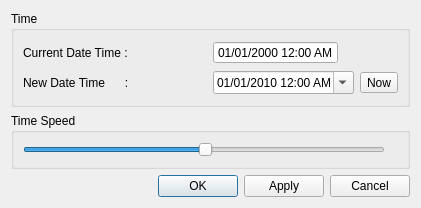
<?xml version="1.0" encoding="UTF-8"?>
<ui version="4.0">
 <class>TimeControlWidget</class>
 <widget class="QDialog" name="TimeControlWidget">
  <property name="geometry">
   <rect>
    <x>0</x>
    <y>0</y>
    <width>421</width>
    <height>208</height>
   </rect>
  </property>
  <property name="windowTitle">
   <string>Time Control</string>
  </property>
  <layout class="QVBoxLayout" name="verticalLayout">
   <item>
    <widget class="QGroupBox" name="time">
     <property name="title">
      <string>Time</string>
     </property>
     <layout class="QGridLayout" name="gridLayout">
      <item row="0" column="0">
       <widget class="QLabel" name="currentLabel">
        <property name="enabled">
         <bool>true</bool>
        </property>
        <property name="text">
         <string>Current Date Time :</string>
        </property>
        <property name="buddy">
         <cstring>currentDateTimeEdit</cstring>
        </property>
       </widget>
      </item>
      <item row="1" column="0">
       <widget class="QLabel" name="newLabel">
        <property name="text">
         <string>New Date Time      :</string>
        </property>
        <property name="buddy">
         <cstring>newDateTimeEdit</cstring>
        </property>
       </widget>
      </item>
      <item row="1" column="2">
       <widget class="QToolButton" name="nowToolButton">
        <property name="sizePolicy">
         <sizepolicy hsizetype="Fixed" vsizetype="Fixed">
          <horstretch>0</horstretch>
          <verstretch>2</verstretch>
         </sizepolicy>
        </property>
        <property name="text">
         <string>Now</string>
        </property>
       </widget>
      </item>
      <item row="1" column="1">
       <widget class="QDateTimeEdit" name="newDateTimeEdit">
        <property name="sizePolicy">
         <sizepolicy hsizetype="Fixed" vsizetype="Fixed">
          <horstretch>0</horstretch>
          <verstretch>0</verstretch>
         </sizepolicy>
        </property>
        <property name="date">
         <date>
          <year>2010</year>
          <month>1</month>
          <day>1</day>
         </date>
        </property>
        <property name="displayFormat">
         <string>dd/MM/yyyy hh:mm AP</string>
        </property>
        <property name="calendarPopup">
         <bool>true</bool>
        </property>
       </widget>
      </item>
      <item row="0" column="1">
       <widget class="QDateTimeEdit" name="currentDateTimeEdit">
        <property name="enabled">
         <bool>true</bool>
        </property>
        <property name="sizePolicy">
         <sizepolicy hsizetype="Fixed" vsizetype="Fixed">
          <horstretch>0</horstretch>
          <verstretch>0</verstretch>
         </sizepolicy>
        </property>
        <property name="focusPolicy">
         <enum>Qt::NoFocus</enum>
        </property>
        <property name="frame">
         <bool>true</bool>
        </property>
        <property name="readOnly">
         <bool>true</bool>
        </property>
        <property name="buttonSymbols">
         <enum>QAbstractSpinBox::NoButtons</enum>
        </property>
        <property name="keyboardTracking">
         <bool>false</bool>
        </property>
        <property name="displayFormat">
         <string>dd/MM/yyyy hh:mm AP</string>
        </property>
       </widget>
      </item>
     </layout>
    </widget>
   </item>
   <item>
    <widget class="QGroupBox" name="timeSpeed">
     <property name="title">
      <string>Time Speed</string>
     </property>
     <layout class="QHBoxLayout" name="horizontalLayout_5">
      <item>
       <widget class="QSlider" name="speedSlider">
        <property name="minimum">
         <number>-100</number>
        </property>
        <property name="maximum">
         <number>100</number>
        </property>
        <property name="singleStep">
         <number>1</number>
        </property>
        <property name="pageStep">
         <number>20</number>
        </property>
        <property name="value">
         <number>1</number>
        </property>
        <property name="sliderPosition">
         <number>1</number>
        </property>
        <property name="orientation">
         <enum>Qt::Horizontal</enum>
        </property>
        <property name="tickPosition">
         <enum>QSlider::NoTicks</enum>
        </property>
       </widget>
      </item>
      <item>
       <widget class="QLabel" name="speedLabel">
        <property name="text">
         <string/>
        </property>
       </widget>
      </item>
     </layout>
    </widget>
   </item>
   <item>
    <layout class="QHBoxLayout" name="horizontalLayout">
     <item>
      <spacer name="horizontalSpacer">
       <property name="orientation">
        <enum>Qt::Horizontal</enum>
       </property>
       <property name="sizeType">
        <enum>QSizePolicy::Expanding</enum>
       </property>
       <property name="sizeHint" stdset="0">
        <size>
         <width>40</width>
         <height>20</height>
        </size>
       </property>
      </spacer>
     </item>
     <item>
      <widget class="QPushButton" name="okButton">
       <property name="text">
        <string>OK</string>
       </property>
      </widget>
     </item>
     <item>
      <widget class="QPushButton" name="applyButton">
       <property name="text">
        <string>Apply</string>
       </property>
      </widget>
     </item>
     <item>
      <widget class="QPushButton" name="cancelButton">
       <property name="focusPolicy">
        <enum>Qt::StrongFocus</enum>
       </property>
       <property name="text">
        <string>Cancel</string>
       </property>
       <property name="checkable">
        <bool>false</bool>
       </property>
      </widget>
     </item>
    </layout>
   </item>
  </layout>
 </widget>
 <resources/>
 <connections/>
</ui>
